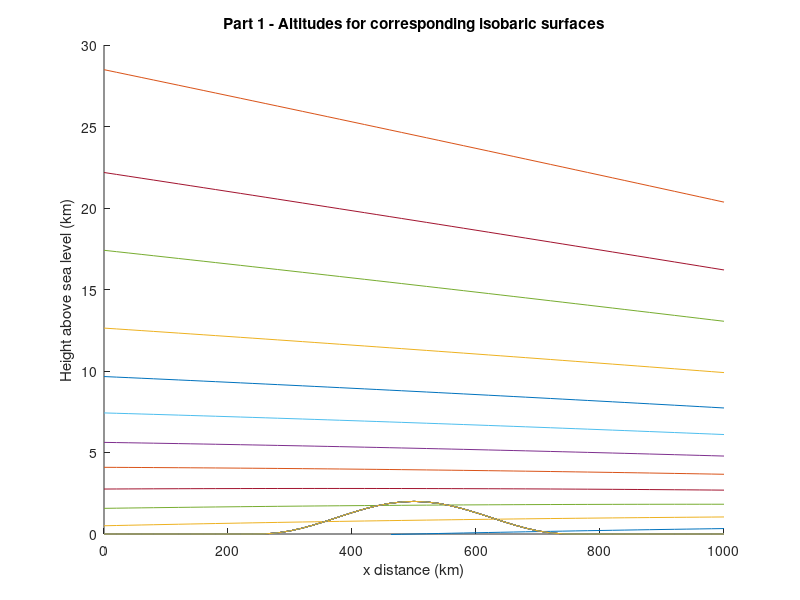
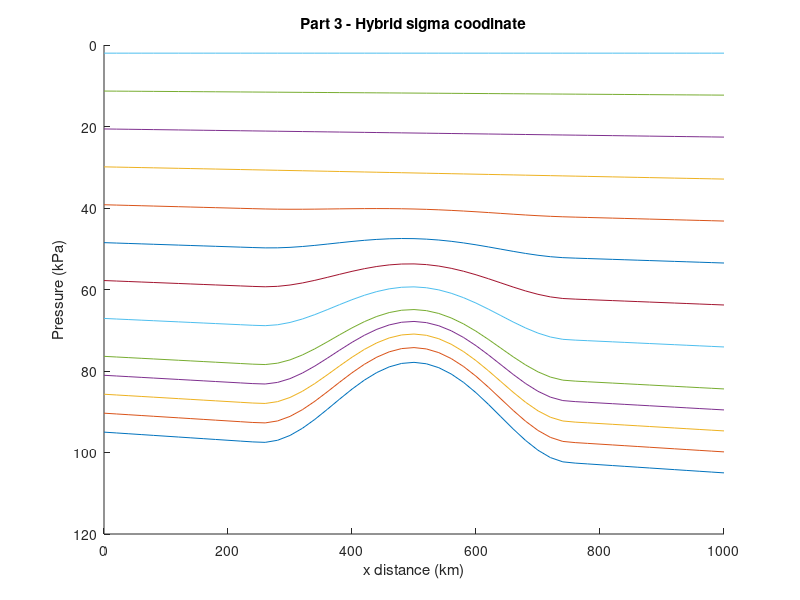
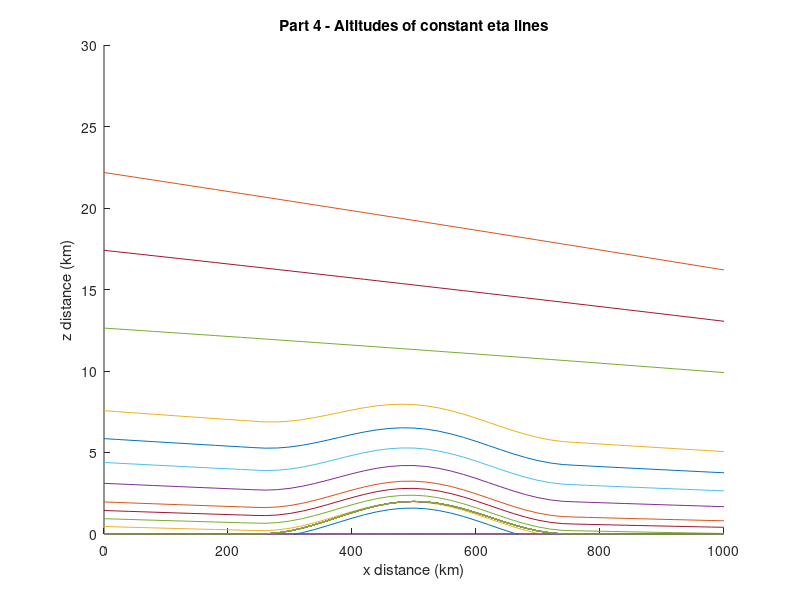

These charts were generated, in order, by the following MATLAB code:
%%
% Rachel Steinhart
% ATSC 507 Homework 1
% January 21st, 2020
%%
clear all
close all
%% Inputs
xkm = 0:20:1000;
zkm = 0:1:30;
dx = 20;
dz = 1;
pi_top = 2;
eta_c = 0.3;
a = 0.0293;
P = [100 90 80 70 60 50 40 30 20 10 5 2];
eta = [1, 0.95, 0.9, 0.85, 0.8, 0.7, 0.6, 0.5, 0.4, 0.3, 0.2, 0.1, 0];
%% Temperature
%This loop creates a [31,51] matrix where each row represents the
%temperatures across x for one z value
T_matrix = zeros(length(zkm),length(xkm));
for i=1:length(zkm)
    zkm_calc = zkm(i);
    if zkm_calc < 12
        T = (40 - 0.08.*xkm) - 6.5*zkm_calc + 273; %K
    else
        T = (40-0.08.*xkm) - 6.5*12 + 273; %K
    end
    T_matrix(i,:) = T;
end
%% Question 1
%Find:  On an x-z graph, plot the altitudes (km) of the following isobaric surfaces:
%100, 90, 80, 70, 60, 50, 40, 30, 20, 10, 5, 2 kPa.
%On the same plot, plot the altitude of Zground. 
%% Altitude
alt = zeros(length(P), length(xkm));
Pms1 = 95 + 0.01.*xkm;
z = 0; %corresponding to Pms1
%P(1) = Pms1;
z = -log(P(1)./Pms1)*a.*T_matrix(1,:) + z;
alt(1,:)=z;
for k=2:length(P)
    if z < 12
        T = (40 - 0.08.*xkm) - 6.5*z + 273; %K
    else
        T = (40-0.08.*xkm) - 6.5*12 + 273; %K
    end
    z = -log(P(k)./P(k-1))*a.*T + z;
    alt(k,:)=z;
end
%% Zground
Zground=zeros(1,length(xkm));
for j=1:length(xkm)
    %xkm_calc=xkm(j);
    if 250 < xkm(j) && xkm(j) < 750
        Zground_km = 1 + cos(2*3.14159.*(xkm(j) - 500)/500);
    else
        Zground_km = 0;
    end
    Zground(1,j)=Zground_km;
end
%% Plot Altitudes
figure(1)
hold on
for m=1:length(P)
    plot(xkm,alt(m,:))
    plot(xkm,Zground)
    ylim([0 30])
    xlabel('x distance (km)');
    ylabel('Height above sea level (km)');
    title('Part 1 - Altitudes for corresponding isobaric surfaces')
end
%% Question 2
% Interpolate to find the Psurface (kPa) pressure at Zground. Namely, it is the pressure that corresponds to eta = 1.  
%This pressure that you use to find eta in exercises (3) & (4).
%% Surface Pressure 2
z1 = 0;
Psfc = Pms1.*exp((z1 - Zground)./(a.*T_matrix(1,:)));
Table = [xkm(:), Zground(:), Psfc(:)];
Table = Table.'
%% Question 3
%Create a new P-x graph, on which you plot lines of constant eta, for the eta values listed below.  
%Namely, it should look something like WRF4 figure 2.1b, but with the more realistic meteorology that I prescribed above.  
%Also, like that figure, plot pressure P on the vertical axis in reversed order (highest pressure at the bottom of the figure), 
%but don't use a log scale for P.

%CAUTION: when calculating the values of B to use in WRF4 eq. (2.2), 
%be advised that WRF4 eq. (2.3) applies only for eta > eta_c. Otherwise, set B = 0 for eta <= eta_c.
%% Lines of constant eta
c1 = 2*eta_c^2/(1-eta_c)^3;
c2 = -eta_c*(4 + eta_c + eta_c^2)/(1-eta_c)^3;
c3 = 2*(1+eta_c+eta_c^2)/(1-eta_c)^3;
c4 = -(1+eta_c)/(1-eta_c)^3;

B = zeros(1,length(eta));
for l=1:length(eta)
    etacalc = eta(l);
    if etacalc > eta_c
        B1 = c1 + c2*etacalc + c3*etacalc^2 + c4*etacalc^3;
    else
        B1 = 0;
    end
    B(1,l)=B1;
end

Pd = zeros(length(B), length(xkm));
for q=1:length(B)
    Pd_calc = B(q).*(Psfc-pi_top) + (eta(q)-B(q)).*(Pms1-pi_top) + pi_top;
    Pd(q,:) = Pd_calc;
end
%% Plot Eta lines
figure(2)
hold on
for m=1:length(eta)
    plot(xkm,Pd(m,:))
    set(gca, 'YDir','reverse')
    xlabel('x distance (km)');
    ylabel('Pressure (kPa)');
    title('Part 3 - Hybrid sigma coodinate')
end 
%% Question 4
%Create a new z-x graph, on which you plot the z altitudes of the constant 
%eta lines for the same eta values as in part (3) above. Make use of the hypsometric eq 
%to find the heights z at the pressure levels that correspond to the requested eta values.
%% Pressures associated with eta lines
alt_eta = zeros(length(eta),length(xkm));
z_eta = log(Pd(1)./Psfc)*a.*T_matrix(1,:);
alt_eta(1,:)=z_eta;
for k=2:length(eta)-4
    if z_eta < 12
        T = (40 - 0.08.*xkm) - 6.5*z_eta + 273; %K
    else
        T = (40-0.08.*xkm) - 6.5*12 + 273; %K
    end
    z_eta = -log(Pd(k)./Pd(k-1))*a.*T + z_eta;
    alt_eta(k,:)=z_eta;
end

for r=1:3
    alt_eta(9+r,:)=alt(8+r,:);    
end
%% Plot Eta lines
figure(3)
hold on
for m=1:length(eta)
    plot(xkm,alt_eta(m,:))
    plot(xkm,Zground)
    ylim([0 30])
    xlabel('x distance (km)');
    ylabel('z distance (km)');
    title('Part 4 - Altitudes of constant eta lines')
end